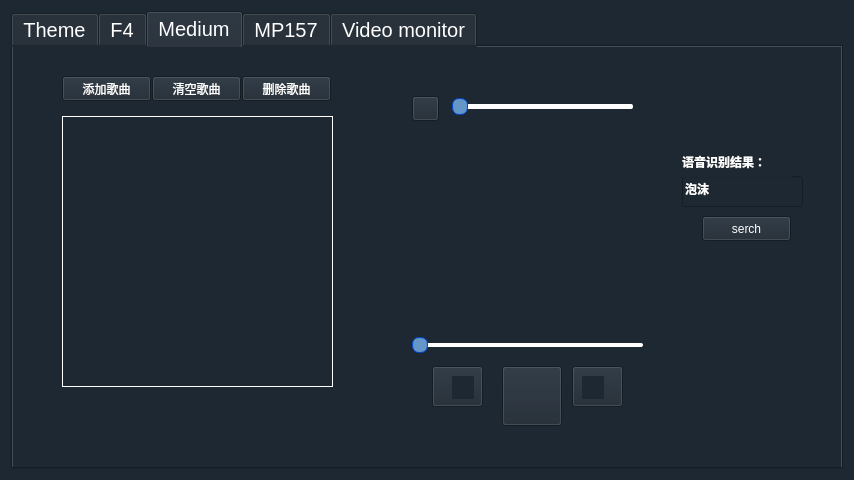
<?xml version="1.0" encoding="UTF-8"?>
<ui version="4.0">
 <class>MP157</class>
 <widget class="QWidget" name="MP157">
  <property name="geometry">
   <rect>
    <x>0</x>
    <y>0</y>
    <width>854</width>
    <height>480</height>
   </rect>
  </property>
  <property name="windowTitle">
   <string>Form</string>
  </property>
  <property name="styleSheet">
   <string notr="true">background-color: rgb(30, 40, 50);
color: rgb(255, 255, 255);
</string>
  </property>
  <layout class="QHBoxLayout" name="horizontalLayout">
   <item>
    <widget class="QTabWidget" name="tabWidget">
     <property name="font">
      <font>
       <pointsize>15</pointsize>
      </font>
     </property>
     <property name="styleSheet">
      <string notr="true"/>
     </property>
     <property name="currentIndex">
      <number>2</number>
     </property>
     <widget class="QWidget" name="tab">
      <attribute name="title">
       <string>Theme</string>
      </attribute>
      <layout class="QHBoxLayout" name="horizontalLayout_3">
       <item>
        <layout class="QVBoxLayout" name="verticalLayout">
         <item>
          <widget class="QLabel" name="label_Theme">
           <property name="text">
            <string/>
           </property>
          </widget>
         </item>
         <item>
          <widget class="QPushButton" name="pushButton_Theme_ch">
           <property name="text">
            <string>切换动态壁纸</string>
           </property>
          </widget>
         </item>
        </layout>
       </item>
      </layout>
     </widget>
     <widget class="QWidget" name="tab_2">
      <attribute name="title">
       <string>F4</string>
      </attribute>
      <layout class="QHBoxLayout" name="horizontalLayout_2">
       <item>
        <widget class="Func" name="widget_F4" native="true"/>
       </item>
      </layout>
     </widget>
     <widget class="QWidget" name="tab_3">
      <attribute name="title">
       <string>Medium</string>
      </attribute>
      <layout class="QHBoxLayout" name="horizontalLayout_4">
       <item>
        <widget class="QWidget" name="widget" native="true">
         <property name="font">
          <font>
           <weight>50</weight>
           <bold>false</bold>
          </font>
         </property>
         <widget class="QPushButton" name="pushButton_add">
          <property name="geometry">
           <rect>
            <x>40</x>
            <y>20</y>
            <width>89</width>
            <height>25</height>
           </rect>
          </property>
          <property name="text">
           <string>添加歌曲</string>
          </property>
         </widget>
         <widget class="QPushButton" name="pushButton_ki">
          <property name="geometry">
           <rect>
            <x>130</x>
            <y>20</y>
            <width>89</width>
            <height>25</height>
           </rect>
          </property>
          <property name="text">
           <string>清空歌曲</string>
          </property>
         </widget>
         <widget class="QPushButton" name="pushButton_delete">
          <property name="geometry">
           <rect>
            <x>220</x>
            <y>20</y>
            <width>89</width>
            <height>25</height>
           </rect>
          </property>
          <property name="text">
           <string>删除歌曲</string>
          </property>
         </widget>
         <widget class="QListWidget" name="listWidget_songs">
          <property name="geometry">
           <rect>
            <x>40</x>
            <y>60</y>
            <width>271</width>
            <height>271</height>
           </rect>
          </property>
          <property name="frameShape">
           <enum>QFrame::Panel</enum>
          </property>
          <property name="frameShadow">
           <enum>QFrame::Plain</enum>
          </property>
         </widget>
         <widget class="QToolButton" name="toolButton_play">
          <property name="geometry">
           <rect>
            <x>480</x>
            <y>310</y>
            <width>60</width>
            <height>60</height>
           </rect>
          </property>
          <property name="text">
           <string/>
          </property>
         </widget>
         <widget class="QToolButton" name="toolButton_next">
          <property name="geometry">
           <rect>
            <x>550</x>
            <y>310</y>
            <width>51</width>
            <height>41</height>
           </rect>
          </property>
          <property name="text">
           <string/>
          </property>
         </widget>
         <widget class="QToolButton" name="toolButton_prev">
          <property name="geometry">
           <rect>
            <x>410</x>
            <y>310</y>
            <width>51</width>
            <height>41</height>
           </rect>
          </property>
          <property name="text">
           <string/>
          </property>
         </widget>
         <widget class="QSlider" name="horizontalSlider_time">
          <property name="geometry">
           <rect>
            <x>390</x>
            <y>279</y>
            <width>231</width>
            <height>20</height>
           </rect>
          </property>
          <property name="styleSheet">
           <string notr="true">QSlider::groove:horizontal {
border: 0px solid #bbb;
}
QSlider::sub-page:horizontal {
background: rgb(100, 150, 200);
border-radius: 0px;
margin-top:8px;
margin-bottom:8px;
}
QSlider::add-page:horizontal {
background: rgb(255, 255, 255);
border: 0px solid #777;
border-radius: 2px;
margin-top:8px;
margin-bottom:8px;
}
QSlider::handle:horizontal {
background: rgb(100, 150, 200);
border: 1px solid rgb(0, 66, 199);
width: 14px;
height:10px;
border-radius: 7px;
margin-top:2px;
margin-bottom:2px;
}
QSlider::handle:horizontal:hover {
background: rgb(100, 150, 200);
border: 1px solid rgba(102,102,102,102);
border-radius: 7px;
}
QSlider::sub-page:horizontal:disabled {
background: #bbb;
border-color: #999;
}
QSlider::add-page:horizontal:disabled {
background: #eee;
border-color: #999;
}
QSlider::handle:horizontal:disabled {
background: #eee;
border: 1px solid #aaa;
border-radius: 4px;
}</string>
          </property>
          <property name="orientation">
           <enum>Qt::Horizontal</enum>
          </property>
         </widget>
         <widget class="QSlider" name="horizontalSlider_vol">
          <property name="geometry">
           <rect>
            <x>430</x>
            <y>40</y>
            <width>181</width>
            <height>21</height>
           </rect>
          </property>
          <property name="styleSheet">
           <string notr="true">QSlider::groove:horizontal {
border: 0px solid #bbb;
}
QSlider::sub-page:horizontal {
background: rgb(100, 150, 200);
border-radius: 0px;
margin-top:8px;
margin-bottom:8px;
}
QSlider::add-page:horizontal {
background: rgb(255, 255, 255);
border: 0px solid #777;
border-radius: 2px;
margin-top:8px;
margin-bottom:8px;
}
QSlider::handle:horizontal {
background: rgb(100, 150, 200);
border: 1px solid rgb(0, 66, 199);
width: 14px;
height:10px;
border-radius: 7px;
margin-top:2px;
margin-bottom:2px;
}
QSlider::handle:horizontal:hover {
background: rgb(100, 150, 200);
border: 1px solid rgba(102,102,102,102);
border-radius: 7px;
}
QSlider::sub-page:horizontal:disabled {
background: #bbb;
border-color: #999;
}
QSlider::add-page:horizontal:disabled {
background: #eee;
border-color: #999;
}
QSlider::handle:horizontal:disabled {
background: #eee;
border: 1px solid #aaa;
border-radius: 4px;
}</string>
          </property>
          <property name="orientation">
           <enum>Qt::Horizontal</enum>
          </property>
         </widget>
         <widget class="QPushButton" name="pushButton_vol">
          <property name="geometry">
           <rect>
            <x>390</x>
            <y>40</y>
            <width>27</width>
            <height>25</height>
           </rect>
          </property>
          <property name="text">
           <string/>
          </property>
         </widget>
         <widget class="QLabel" name="label">
          <property name="geometry">
           <rect>
            <x>320</x>
            <y>260</y>
            <width>51</width>
            <height>41</height>
           </rect>
          </property>
          <property name="text">
           <string/>
          </property>
         </widget>
         <widget class="QLabel" name="label_2">
          <property name="geometry">
           <rect>
            <x>640</x>
            <y>260</y>
            <width>51</width>
            <height>41</height>
           </rect>
          </property>
          <property name="text">
           <string/>
          </property>
         </widget>
         <widget class="QLabel" name="label_play_next">
          <property name="geometry">
           <rect>
            <x>560</x>
            <y>320</y>
            <width>22</width>
            <height>23</height>
           </rect>
          </property>
          <property name="text">
           <string/>
          </property>
         </widget>
         <widget class="QLabel" name="label_play_pre">
          <property name="geometry">
           <rect>
            <x>430</x>
            <y>320</y>
            <width>22</width>
            <height>23</height>
           </rect>
          </property>
          <property name="text">
           <string/>
          </property>
         </widget>
         <widget class="QLabel" name="label__play_image">
          <property name="geometry">
           <rect>
            <x>360</x>
            <y>70</y>
            <width>280</width>
            <height>200</height>
           </rect>
          </property>
          <property name="text">
           <string/>
          </property>
         </widget>
         <widget class="QLineEdit" name="lineEdit_serch">
          <property name="geometry">
           <rect>
            <x>660</x>
            <y>120</y>
            <width>121</width>
            <height>31</height>
           </rect>
          </property>
          <property name="font">
           <font>
            <weight>75</weight>
            <bold>true</bold>
           </font>
          </property>
          <property name="text">
           <string>泡沫</string>
          </property>
          <property name="frame">
           <bool>true</bool>
          </property>
          <property name="dragEnabled">
           <bool>false</bool>
          </property>
         </widget>
         <widget class="QPushButton" name="pushButton">
          <property name="geometry">
           <rect>
            <x>680</x>
            <y>160</y>
            <width>89</width>
            <height>25</height>
           </rect>
          </property>
          <property name="text">
           <string>serch</string>
          </property>
         </widget>
         <widget class="QLabel" name="label_3">
          <property name="geometry">
           <rect>
            <x>660</x>
            <y>90</y>
            <width>111</width>
            <height>31</height>
           </rect>
          </property>
          <property name="font">
           <font>
            <weight>75</weight>
            <bold>true</bold>
           </font>
          </property>
          <property name="text">
           <string>语音识别结果：</string>
          </property>
         </widget>
         <zorder>pushButton_add</zorder>
         <zorder>pushButton_ki</zorder>
         <zorder>pushButton_delete</zorder>
         <zorder>listWidget_songs</zorder>
         <zorder>toolButton_next</zorder>
         <zorder>toolButton_prev</zorder>
         <zorder>horizontalSlider_time</zorder>
         <zorder>horizontalSlider_vol</zorder>
         <zorder>pushButton_vol</zorder>
         <zorder>label</zorder>
         <zorder>label_2</zorder>
         <zorder>label_play_pre</zorder>
         <zorder>label_play_next</zorder>
         <zorder>toolButton_play</zorder>
         <zorder>label__play_image</zorder>
         <zorder>lineEdit_serch</zorder>
         <zorder>pushButton</zorder>
         <zorder>label_3</zorder>
        </widget>
       </item>
      </layout>
     </widget>
     <widget class="QWidget" name="tab_4">
      <attribute name="title">
       <string>MP157</string>
      </attribute>
      <layout class="QVBoxLayout" name="verticalLayout_2">
       <item>
        <widget class="MPCON" name="widget_2" native="true"/>
       </item>
      </layout>
     </widget>
     <widget class="QWidget" name="tab_5">
      <attribute name="title">
       <string>Video monitor</string>
      </attribute>
      <layout class="QVBoxLayout" name="verticalLayout_3">
       <item>
        <widget class="Video_Monitor" name="widget_Video" native="true"/>
       </item>
      </layout>
     </widget>
    </widget>
   </item>
  </layout>
 </widget>
 <customwidgets>
  <customwidget>
   <class>Func</class>
   <extends>QWidget</extends>
   <header>func.h</header>
   <container>1</container>
  </customwidget>
  <customwidget>
   <class>MPCON</class>
   <extends>QWidget</extends>
   <header location="global">mpcon.h</header>
   <container>1</container>
  </customwidget>
  <customwidget>
   <class>Video_Monitor</class>
   <extends>QWidget</extends>
   <header location="global">video_monitor.h</header>
   <container>1</container>
  </customwidget>
 </customwidgets>
 <resources/>
 <connections/>
</ui>
